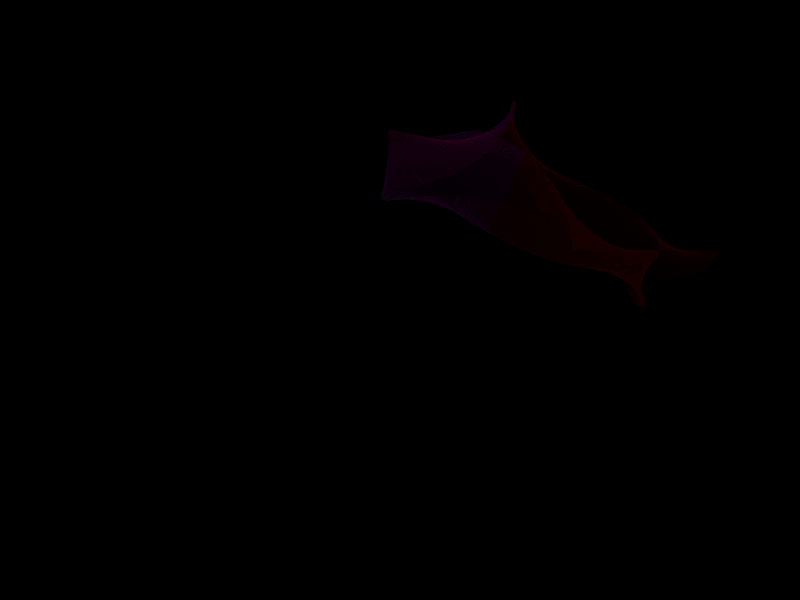
Frame 1 (no input)
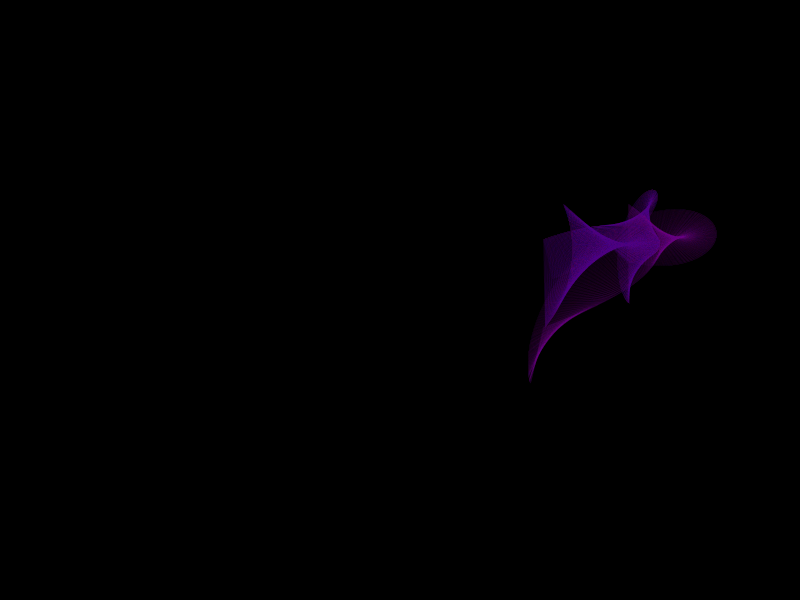
Frame 60 (the mouse pressed at the canvas centre just before this capture)
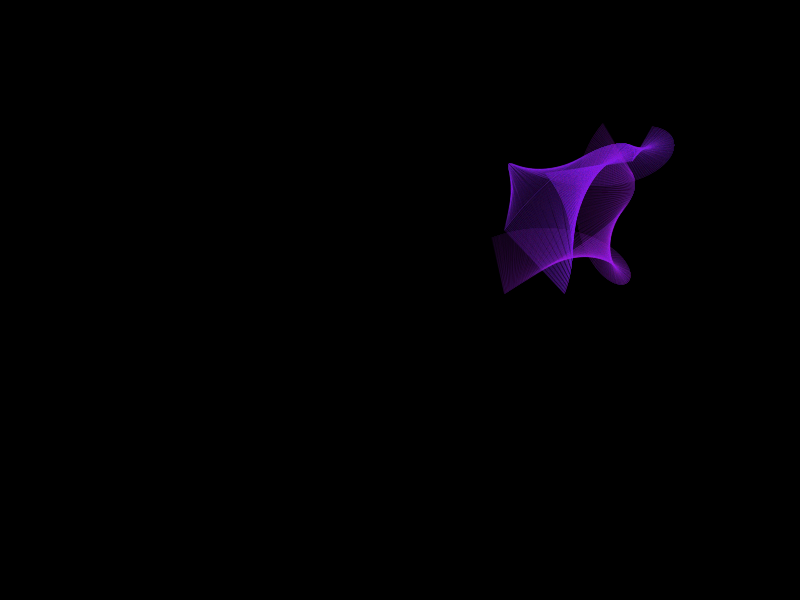
Frame 120 (the mouse held since frame 60 and released just before this capture)

The Processing sketch that drew these frames (run headless with seeded random() and noise(); from frame 60 on, the mouse is pressed at the canvas centre):

// Processing sketch: processing_183724
// ── processing_183724.pde

int  count =4;
Circular[] circular = new Circular [count];
PVector[] vectors = new PVector[count];
void setup (){
   
 
size(800,600);
ellipseMode( CENTER);
  
 
for (int index =0; index <count;index++){
 
  circular[index]=new Circular(100,new PVector(450,250));
 circular[index].id=index;
}
background(0);
 
}
 
void draw(){
background(0);
 
 
 for (int index1 =millis()-1555; index1 <millis();index1++)

for (int index =0; index <count;index++)
{
   vectors[0] = new PVector(circular[0].pos.x,circular[0].pos.y);
  vectors[1] = new PVector(circular[0].pos2.x,circular[0].pos2.y);
  vectors[2] = new PVector(circular[1].pos2.x,circular[1].pos2.y);
 vectors[3] = new PVector(circular[1].pos2.x,circular[0].pos2.y);
 // vectors[4] = new PVector(circular[3].pos2.x,circular[3].pos2.y);*/
   
  circular[0].s =145;
  circular[1].s=10;
     circular[2].s=10;
     circular[3].s=40;
     
  circular[0]. t-=radians( 0.009111);
  circular[1]. t+=radians( 0.02);
     circular[2]. t-=radians( 0.052);
     circular[3]. t=-circular[2]. t;

   circular[0].r2 =50;
  circular[1].r2=70;
 circular[2].r2=-70;
  circular[3]. t+=0.00211;
 /*  circular[4]. t-=0.00311;*/
circular[index].postmp2.x= vectors[index].x  ;
circular[index].postmp2.y= vectors[index].y; 
if(index>0)
circular[index].pos.x= vectors[index].x  ;
if(index>0)
circular[index].pos.y= vectors[index].y; 
 
circular[index].update();circular[index].draw();
}

 
}
class Circular{
  PVector pos = new PVector(0,0);
  PVector pos2 = new PVector(0,0);
  PVector postmp2= new PVector(0,0);
  int id;
   
  float r=100+id*100,t,r2,s;
 
Circular(int r,PVector postmp){pos.x=postmp.x;pos.y=postmp.y;}
void draw(){
  
  stroke((1+id)*80,millis()/10%250,millis()/50%250,8);
    stroke((1+id)*8+millis()/100%250,millis()/800%250,millis()/50%250,10); noFill();

  noFill();
r=s+id*25;
//ellipse(pos.x,pos.y,r,r);
 
if (id>0)line(pos.x,pos.y,pos2.x,pos2.y);
//ellipse(pos2.x,pos2.y,1,1);
}
  void update(){
 
   
 
pos2.x=postmp2.x+((r2)+r/2)*cos(t);
pos2.y=postmp2.y+((r2)+r/2)*sin(t);
   
 
}}
